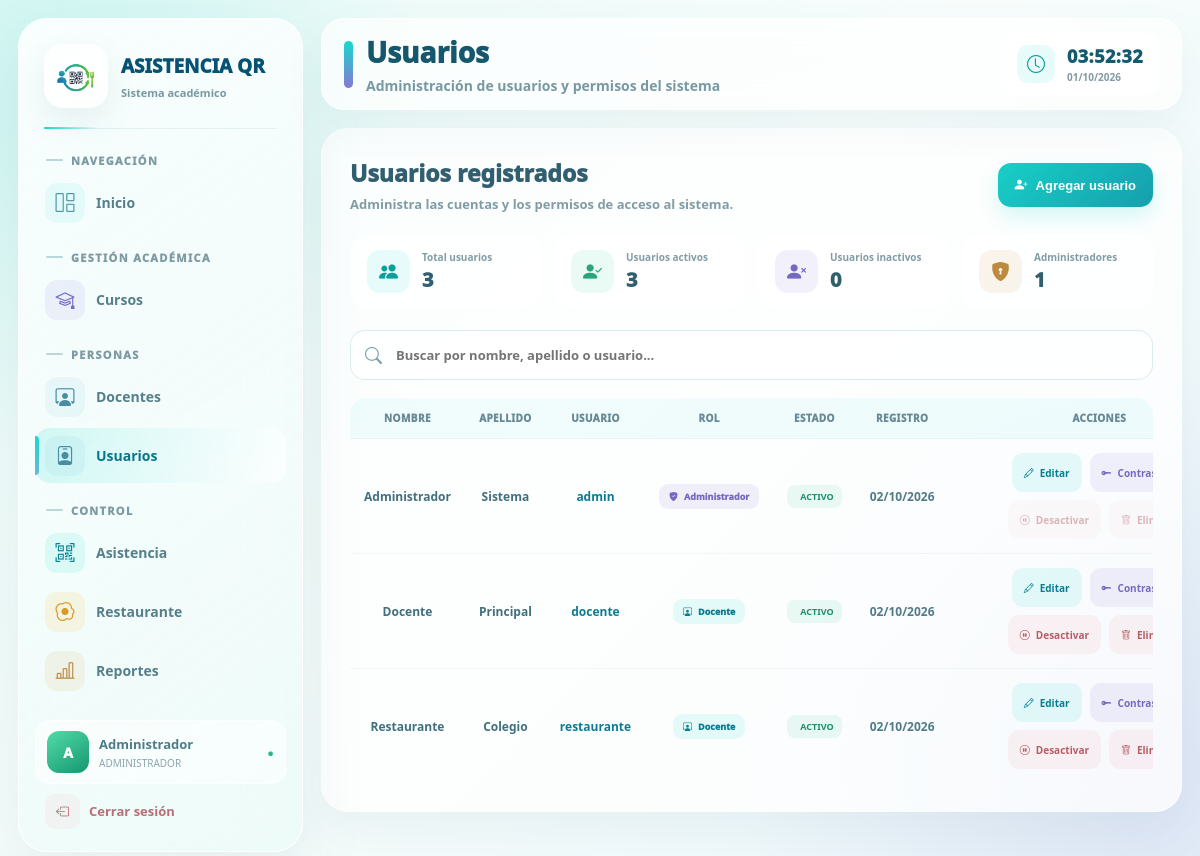
Page /admin/usuarios.php (signed in) on the committed database.
### tables this page shows
CREATE TABLE `usuarios` (
  `id_usuario` int(11) NOT NULL,
  `nombre` varchar(100) NOT NULL,
  `apellido` varchar(100) NOT NULL,
  `usuario` varchar(100) NOT NULL,
  `password` varchar(255) NOT NULL,
  `id_rol` int(11) NOT NULL,
  `estado` enum('ACTIVO','INACTIVO') DEFAULT 'ACTIVO',
  `fecha_creacion` timestamp NOT NULL DEFAULT current_timestamp()
);

### admin/usuarios.php (the view, shortened to what this page needs)
<?php
require_once "../config/conexion.php";
$nombreUsuario = $_SESSION['nombre'] ?? 'Administrador Sistema';
$partesNombre = preg_split('/\s+/', trim($nombreUsuario));
$iniciales = '';
foreach (array_slice($partesNombre, 0, 2) as $parte) {
    $iniciales .= strtoupper(substr($parte, 0, 1));
}
$fechaActual = date('d/m/Y');
$idUsuarioSesion = (int)$_SESSION['id_usuario'];
$usuarios = [];
$sqlUsuarios = "
    SELECT
        u.id_usuario,
        u.nombre,
        u.apellido,
        u.usuario,
        u.id_rol,
        u.estado,
        u.fecha_creacion,
        r.nombre_rol
    FROM usuarios u
    LEFT JOIN roles r
        ON r.id_rol = u.id_rol
    ORDER BY
        u.nombre ASC,
        u.apellido ASC
";
$resultadoUsuarios =
    mysqli_query(
        $conexion,
        $sqlUsuarios
    );
if ($resultadoUsuarios) {
    while (
        $fila =
        mysqli_fetch_assoc(
            $resultadoUsuarios
        )
    ) {
        $usuarios[] = $fila;
    }
}
$totalUsuarios =
    count($usuarios);
$totalActivos = 0;
$totalInactivos = 0;
$totalAdministradores = 0;
$totalDocentes = 0;
foreach ($usuarios as $usuarioFila) {
    if (
        $usuarioFila['estado'] === 'ACTIVO'
    ) {
        $totalActivos++;
    } else {
        $totalInactivos++;
    }
    if (
        (int)$usuarioFila['id_rol'] === 1
    ) {
        $totalAdministradores++;
    } elseif (
        (int)$usuarioFila['id_rol'] === 2
    ) {
        $totalDocentes++;
    }
}
?>
<!DOCTYPE html>
<html lang="es">
<head>
<link
    rel="stylesheet"
    href="https://cdn.jsdelivr.net/npm/bootstrap-icons@1.11.3/font/bootstrap-icons.min.css"
>
</head>
<body>
<div class="app">
<aside class="sidebar">
<div class="sidebar-header">
<div class="logo-container">
<img
    src="Logo.png"
    alt="Logo Asistencia QR"
>
</div>
<div class="sidebar-title">
<strong>
ASISTENCIA QR
</strong>
<small>
Sistema académico
</small>
</div>
</div>
<div class="sidebar-line">
    <span></span>
</div>
<nav class="navigation">
<div class="menu-section">
<div class="menu-label">
<span class="label-line"></span>
NAVEGACIÓN
</div>
<a
    href="dashboard.php"
    class="nav-link"
>
<div class="nav-icon">
<i class="bi bi-grid-1x2"></i>
</div>
<span>
Inicio
</span>
</a>
</div>
<div class="menu-section">
<div class="menu-label">
<span class="label-line"></span>
GESTIÓN ACADÉMICA
</div>
<a
    href="curso_estudiantes.php"
    class="nav-link"
>
<div class="nav-icon academic">
<i class="bi bi-mortarboard"></i>
</div>
<span>
Cursos
</span>
</a>
</div>
<div class="menu-section">
<div class="menu-label">
<span class="label-line"></span>
PERSONAS
</div>
<a
    href="docentes.php"
    class="nav-link"
>
<div class="nav-icon people">
<i class="bi bi-person-workspace"></i>
</div>
<span>
Docentes
</span>
</a>
<a
    href="usuarios.php"
    class="nav-link active"
>
<div class="nav-icon people">
<i class="bi bi-person-badge"></i>
</div>
<span>
Usuarios
</span>
</a>
</div>
<div class="menu-section">
<div class="menu-label">
<span class="label-line"></span>
CONTROL
</div>
<a
    href="asistencia.php"
    class="nav-link"
>
<div class="nav-icon qr-icon">
<i class="bi bi-qr-code-scan"></i>
</div>
<span>
Asistencia
</span>
</a>
<a
    href="restaurante.php"
    class="nav-link"
>
<div class="nav-icon restaurant">
<i class="bi bi-egg-fried"></i>
</div>
<span>
Restaurante
</span>
</a>
<a
    href="reportes.php"
    class="nav-link"
>
<div class="nav-icon reports">
<i class="bi bi-bar-chart-line"></i>
</div>
<span>
Reportes
</span>
</a>
</div>
</nav>
<div class="sidebar-bottom">
<div class="profile-card">
<div class="profile-avatar">
<?= htmlspecialchars($iniciales) ?>
</div>
<div class="profile-info">
<strong>
<?= htmlspecialchars($nombreUsuario) ?>
</strong>
<small>
ADMINISTRADOR
</small>
</div>
<div class="profile-status">
●
</div>
</div>
<a
    href="../auth/logout.php"
    class="logout"
>
<div class="logout-icon">
<i class="bi bi-box-arrow-left"></i>
</div>
<span>
Cerrar sesión
</span>
</a>
</div>
</aside>
<main class="main">
<header class="topbar">
<div class="page-info">
<div class="page-indicator">
</div>
<div class="page-title">
<h1>
Usuarios
</h1>
<p>
Administración de usuarios y permisos del sistema
</p>
</div>
</div>
<div class="clock-box">
<div class="clock-icon">
<i class="bi bi-clock"></i>
</div>
<div>
<div
    class="clock-time"
    id="reloj"
>
</div>
<div class="clock-date">
<?= $fechaActual ?>
</div>
</div>
</div>
</header>
<section class="content-card">
<div class="content-heading">
<div class="heading-left">
<h2>
Usuarios registrados
</h2>
<p>
Administra las cuentas y los permisos de acceso al sistema.
</p>
</div>
<button
    type="button"
    class="btn-primary"
    onclick="abrirModalAgregar()"
>
<i class="bi bi-person-plus-fill"></i>
Agregar usuario
</button>
</div>
<div class="mini-stats">
<div class="mini-stat">
<div class="mini-stat-icon">
<i class="bi bi-people-fill"></i>
</div>
<div>
<span>
Total usuarios
</span>
<strong>
<?= $totalUsuarios ?>
</strong>
</div>
</div>
<div class="mini-stat">
<div class="mini-stat-icon">
<i class="bi bi-person-check-fill"></i>
</div>
<div>
<span>
Usuarios activos
</span>
<strong>
<?= $totalActivos ?>
</strong>
</div>
</div>
<div class="mini-stat">
<div class="mini-stat-icon">
<i class="bi bi-person-x-fill"></i>
</div>
<div>
<span>
Usuarios inactivos
</span>
<strong>
<?= $totalInactivos ?>
</strong>
</div>
</div>
<div class="mini-stat">
<div class="mini-stat-icon">
<i class="bi bi-shield-lock-fill"></i>
</div>
<div>
<span>
Administradores
</span>
<strong>
<?= $totalAdministradores ?>
</strong>
</div>
</div>
</div>
<div class="search-box">
<i class="bi bi-search"></i>
<input
    type="text"
    id="buscadorUsuarios"
    placeholder="Buscar por nombre, apellido o usuario..."
    autocomplete="off"
>
</div>
<?php if (count($usuarios) > 0): ?>
<div class="table-wrapper">
<table class="users-table">
<thead>
<tr>
<th>
NOMBRE
</th>
<th>
APELLIDO
</th>
<th>
USUARIO
</th>
<th>
ROL
</th>
<th>
ESTADO
</th>
<th>
REGISTRO
</th>
<th>
ACCIONES
</th>
</tr>
</thead>
<tbody id="tablaUsuarios">
<?php foreach ($usuarios as $usuarioFila): ?>
<tr
    data-busqueda="<?= htmlspecialchars(
        strtolower(
            $usuarioFila['nombre']
            . ' '
            . $usuarioFila['apellido']
            . ' '
            . $usuarioFila['usuario']
            . ' '
            . ($usuarioFila['nombre_rol'] ?? '')
        )
    ) ?>"
>
<td class="user-name">
<?= htmlspecialchars(
    $usuarioFila['nombre']
) ?>
</td>
<td class="user-name">
<?= htmlspecialchars(
    $usuarioFila['apellido']
) ?>
</td>
<td class="user-login">
<?= htmlspecialchars(
    $usuarioFila['usuario']
) ?>
</td>
<td>
<?php if (
    (int)$usuarioFila['id_rol'] === 1
): ?>
<span class="role-badge role-admin">
<i class="bi bi-shield-fill-check"></i>
Administrador
</span>
<?php else: ?>
<span class="role-badge role-docente">
<i class="bi bi-person-workspace"></i>
Docente
</span>
<?php endif; ?>
</td>
<td>
<span
    class="user-badge
    <?= $usuarioFila['estado'] === 'ACTIVO'
        ? 'active'
        : 'inactive'
    ?>"
>
<?= htmlspecialchars(
    $usuarioFila['estado']
) ?>
</span>
</td>
<td>
<?= htmlspecialchars(
    date(
        'd/m/Y',
        strtotime(
            $usuarioFila['fecha_creacion']
        )
    )
) ?>
</td>
<td>
<div class="table-actions">
<button
    type="button"
    class="table-btn btn-edit"
    onclick='editarUsuario(
        <?= json_encode(
            $usuarioFila,
            JSON_HEX_TAG |
            JSON_HEX_APOS |
            JSON_HEX_QUOT |
            JSON_HEX_AMP
        ) ?>
    )'
>
<i class="bi bi-pencil"></i>
Editar
</button>
<button
    type="button"
    class="table-btn btn-password"
    onclick='abrirPassword(
        <?= (int)$usuarioFila['id_usuario'] ?>,
        <?= json_encode(
            $usuarioFila['nombre'] . ' ' .
            $usuarioFila['apellido'],
            JSON_HEX_TAG |
            JSON_HEX_APOS |
            JSON_HEX_QUOT |
            JSON_HEX_AMP
        ) ?>
    )'
>
<i class="bi bi-key-fill"></i>
Contraseña
</button>
<form
    method="POST"
    onsubmit="return confirmarEstado(
        <?= (int)$usuarioFila['id_usuario'] ?>,
        '<?= $usuarioFila['estado'] === 'ACTIVO'
            ? 'desactivar'
            : 'activar'
        ?>'
    );"
>
<button
    type="submit"
    name="cambiar_estado"
    class="table-btn
    <?= $usuarioFila['estado'] === 'ACTIVO'
        ? 'btn-status-on'
        : 'btn-status-off'
    ?>
    <?= (int)$usuarioFila['id_usuario'] === $idUsuarioSesion
        ? 'btn-disabled'
        : ''
    ?>"
    <?= (int)$usuarioFila['id_usuario'] === $idUsuarioSesion &&
        $usuarioFila['estado'] === 'ACTIVO'
        ? 'disabled'
        : ''
    ?>
>
<i class="bi
<?= $usuarioFila['estado'] === 'ACTIVO'
    ? 'bi-pause-circle'
    : 'bi-play-circle'
?>"></i>
<?= $usuarioFila['estado'] === 'ACTIVO'
    ? 'Desactivar'
    : 'Activar'
?>
</button>
</form>
<form
    method="POST"
    onsubmit="return confirmarEliminar(
        <?= (int)$usuarioFila['id_usuario'] ?>,
        '<?= htmlspecialchars(
            $usuarioFila['nombre'],
            ENT_QUOTES
        ) ?>'
    );"
>
<button
    type="submit"
    name="eliminar_usuario"
    class="table-btn btn-delete
    <?= (int)$usuarioFila['id_usuario'] === $idUsuarioSesion
        ? 'btn-disabled'
        : ''
    ?>"
    <?= (int)$usuarioFila['id_usuario'] === $idUsuarioSesion
        ? 'disabled'
        : ''
    ?>
>
<i class="bi bi-trash"></i>
Eliminar
</button>
</form>
</div>
</td>
</tr>
<?php endforeach; ?>
</tbody>
</table>
</div>
<?php endif; ?>
</section>
</main>
</div>
</body>
</html>

### rows in the picture
usuarios: nombre "Administrador", apellido "Sistema", usuario "admin", estado "ACTIVO", fecha_creacion "02/10/2026", shows "Desactivar"
usuarios: nombre "Docente", apellido "Principal", usuario "docente", estado "ACTIVO", fecha_creacion "02/10/2026", shows "Desactivar"
usuarios: nombre "Restaurante", apellido "Colegio", usuario "restaurante", shows "Docente", estado "ACTIVO", fecha_creacion "02/10/2026", shows "Desactivar"

### other values in the picture
$iniciales "A"
$nombreUsuario "Administrador"
$totalUsuarios "3"
$totalActivos "3"
$totalInactivos "0"
$totalAdministradores "1"
